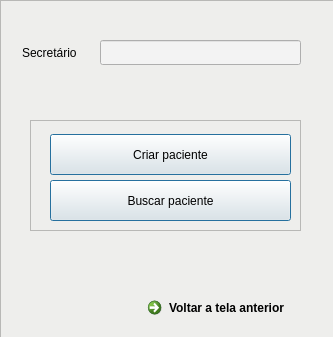
<?xml version="1.0" encoding="UTF-8"?>
<ui version="4.0">
 <class>PatientManagementWindow</class>
 <widget class="QMainWindow" name="PatientManagementWindow">
  <property name="geometry">
   <rect>
    <x>0</x>
    <y>0</y>
    <width>333</width>
    <height>337</height>
   </rect>
  </property>
  <property name="windowTitle">
   <string>Gerenciamento de pacientes</string>
  </property>
  <widget class="QWidget" name="centralwidget">
   <widget class="QFrame" name="frame">
    <property name="geometry">
     <rect>
      <x>0</x>
      <y>0</y>
      <width>371</width>
      <height>411</height>
     </rect>
    </property>
    <property name="styleSheet">
     <string notr="true">background-color: rgb(238, 238, 236);</string>
    </property>
    <property name="frameShape">
     <enum>QFrame::StyledPanel</enum>
    </property>
    <property name="frameShadow">
     <enum>QFrame::Raised</enum>
    </property>
    <widget class="QLineEdit" name="secretaryTag">
     <property name="geometry">
      <rect>
       <x>20</x>
       <y>40</y>
       <width>81</width>
       <height>25</height>
      </rect>
     </property>
     <property name="text">
      <string>Secretário</string>
     </property>
     <property name="frame">
      <bool>false</bool>
     </property>
     <property name="readOnly">
      <bool>true</bool>
     </property>
    </widget>
    <widget class="QLineEdit" name="secretaryName">
     <property name="geometry">
      <rect>
       <x>100</x>
       <y>40</y>
       <width>201</width>
       <height>25</height>
      </rect>
     </property>
     <property name="styleSheet">
      <string notr="true">background-color: rgb(243, 243, 243);</string>
     </property>
     <property name="readOnly">
      <bool>true</bool>
     </property>
    </widget>
    <widget class="QFrame" name="wrapper">
     <property name="geometry">
      <rect>
       <x>30</x>
       <y>120</y>
       <width>271</width>
       <height>111</height>
      </rect>
     </property>
     <property name="styleSheet">
      <string notr="true">border-color: rgb(92, 53, 102);</string>
     </property>
     <property name="frameShape">
      <enum>QFrame::StyledPanel</enum>
     </property>
     <property name="frameShadow">
      <enum>QFrame::Raised</enum>
     </property>
     <widget class="QPushButton" name="createPatientButton">
      <property name="geometry">
       <rect>
        <x>20</x>
        <y>14</y>
        <width>241</width>
        <height>41</height>
       </rect>
      </property>
      <property name="text">
       <string>Criar paciente</string>
      </property>
      <property name="default">
       <bool>true</bool>
      </property>
     </widget>
     <widget class="QPushButton" name="findPatientButton">
      <property name="geometry">
       <rect>
        <x>20</x>
        <y>60</y>
        <width>241</width>
        <height>41</height>
       </rect>
      </property>
      <property name="text">
       <string>Buscar paciente</string>
      </property>
      <property name="default">
       <bool>true</bool>
      </property>
     </widget>
    </widget>
    <widget class="QCommandLinkButton" name="previusPageCommandButton">
     <property name="geometry">
      <rect>
       <x>140</x>
       <y>290</y>
       <width>161</width>
       <height>41</height>
      </rect>
     </property>
     <property name="text">
      <string>Voltar a tela anterior</string>
     </property>
    </widget>
   </widget>
  </widget>
 </widget>
 <resources/>
 <connections/>
</ui>
